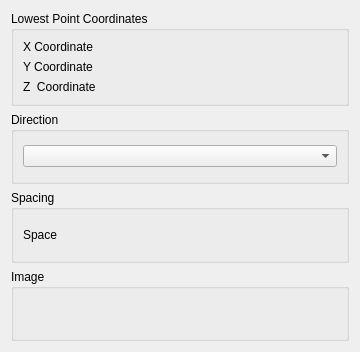
<?xml version="1.0" encoding="UTF-8"?>
<ui version="4.0">
 <class>WindLabGui::DlgUniformLocationDistribution</class>
 <widget class="QWidget" name="WindLabGui::DlgUniformLocationDistribution">
  <property name="geometry">
   <rect>
    <x>0</x>
    <y>0</y>
    <width>360</width>
    <height>352</height>
   </rect>
  </property>
  <property name="windowTitle">
   <string>Feature Parameters</string>
  </property>
  <property name="sizeGripEnabled" stdset="0">
   <bool>true</bool>
  </property>
  <layout class="QGridLayout" name="gridLayout">
   <item row="3" column="0">
    <widget class="QGroupBox" name="GroupBox5_5">
     <property name="title">
      <string>Image</string>
     </property>
     <layout class="QGridLayout" name="_6">
      <property name="leftMargin">
       <number>9</number>
      </property>
      <property name="topMargin">
       <number>9</number>
      </property>
      <property name="rightMargin">
       <number>9</number>
      </property>
      <property name="bottomMargin">
       <number>9</number>
      </property>
      <property name="spacing">
       <number>6</number>
      </property>
      <item row="1" column="0">
       <layout class="QHBoxLayout" name="horizontalLayout_9" stretch="0">
        <item>
         <widget class="QLabel" name="label_Image">
          <property name="text">
           <string/>
          </property>
         </widget>
        </item>
       </layout>
      </item>
     </layout>
    </widget>
   </item>
   <item row="2" column="0">
    <widget class="QGroupBox" name="GroupBox5_4">
     <property name="title">
      <string>Spacing</string>
     </property>
     <layout class="QGridLayout" name="_5">
      <property name="leftMargin">
       <number>9</number>
      </property>
      <property name="topMargin">
       <number>9</number>
      </property>
      <property name="rightMargin">
       <number>9</number>
      </property>
      <property name="bottomMargin">
       <number>9</number>
      </property>
      <property name="spacing">
       <number>6</number>
      </property>
      <item row="1" column="0">
       <layout class="QHBoxLayout" name="horizontalLayout_6" stretch="0,0">
        <item>
         <widget class="QLabel" name="label_6">
          <property name="text">
           <string>Space</string>
          </property>
         </widget>
        </item>
        <item>
         <widget class="Gui::QuantitySpinBox" name="doubleSpinBox_Spacing" native="true">
          <property name="keyboardTracking" stdset="0">
           <bool>false</bool>
          </property>
          
          <property name="value" stdset="0">
           <double>5000.000000000000000</double>
          </property>
         </widget>
        </item>
       </layout>
      </item>
     </layout>
    </widget>
   </item>
   <item row="0" column="0">
    <widget class="QGroupBox" name="GroupBox5_3">
     <property name="title">
      <string>Lowest Point Coordinates</string>
     </property>
     <layout class="QGridLayout" name="_3">
      <property name="leftMargin">
       <number>9</number>
      </property>
      <property name="topMargin">
       <number>9</number>
      </property>
      <property name="rightMargin">
       <number>9</number>
      </property>
      <property name="bottomMargin">
       <number>9</number>
      </property>
      <property name="spacing">
       <number>6</number>
      </property>
      <item row="2" column="0">
       <layout class="QHBoxLayout" name="horizontalLayout_3" stretch="0,0">
        <item>
         <widget class="QLabel" name="label_3">
          <property name="text">
           <string>Y Coordinate</string>
          </property>
         </widget>
        </item>
        <item>
         <widget class="Gui::QuantitySpinBox" name="doubleSpinBox_Y" native="true">
          <property name="keyboardTracking" stdset="0">
           <bool>false</bool>
          </property>
          
          <property name="value" stdset="0">
           <double>0.000000000000000</double>
          </property>
         </widget>
        </item>
       </layout>
      </item>
      <item row="1" column="0">
       <layout class="QHBoxLayout" name="horizontalLayout" stretch="0,0">
        <item>
         <widget class="QLabel" name="label">
          <property name="text">
           <string>X Coordinate</string>
          </property>
         </widget>
        </item>
        <item>
         <widget class="Gui::QuantitySpinBox" name="doubleSpinBox_X" native="true">
          <property name="keyboardTracking" stdset="0">
           <bool>false</bool>
          </property>
          
          <property name="value" stdset="0">
           <double>0.000000000000000</double>
          </property>
         </widget>
        </item>
       </layout>
      </item>
      <item row="3" column="0">
       <layout class="QHBoxLayout" name="horizontalLayout_4" stretch="0,0">
        <item>
         <widget class="QLabel" name="label_4">
          <property name="text">
           <string>Z  Coordinate</string>
          </property>
         </widget>
        </item>
        <item>
         <widget class="Gui::QuantitySpinBox" name="doubleSpinBox_Z" native="true">
          <property name="keyboardTracking" stdset="0">
           <bool>false</bool>
          </property>
          
          <property name="value" stdset="0">
           <double>40000.000000000000000</double>
          </property>
         </widget>
        </item>
       </layout>
      </item>
     </layout>
    </widget>
   </item>
   <item row="1" column="0">
    <widget class="QGroupBox" name="GroupBox5_6">
     <property name="title">
      <string>Direction</string>
     </property>
     <layout class="QGridLayout" name="_4">
      <property name="leftMargin">
       <number>9</number>
      </property>
      <property name="topMargin">
       <number>9</number>
      </property>
      <property name="rightMargin">
       <number>9</number>
      </property>
      <property name="bottomMargin">
       <number>9</number>
      </property>
      <property name="spacing">
       <number>6</number>
      </property>
      <item row="1" column="0">
       <layout class="QHBoxLayout" name="horizontalLayout_7" stretch="0">
        <item>
         <widget class="QComboBox" name="comboBox"/>
        </item>
       </layout>
      </item>
     </layout>
    </widget>
   </item>
  </layout>
 </widget>
 <customwidgets>
  <customwidget>
   <class>Gui::QuantitySpinBox</class>
   <extends>QWidget</extends>
   <header>Gui/QuantitySpinBox.h</header>
  </customwidget>
 </customwidgets>
 <tabstops>
  <tabstop>comboBox</tabstop>
 </tabstops>
 <resources/>
 <connections/>
</ui>
